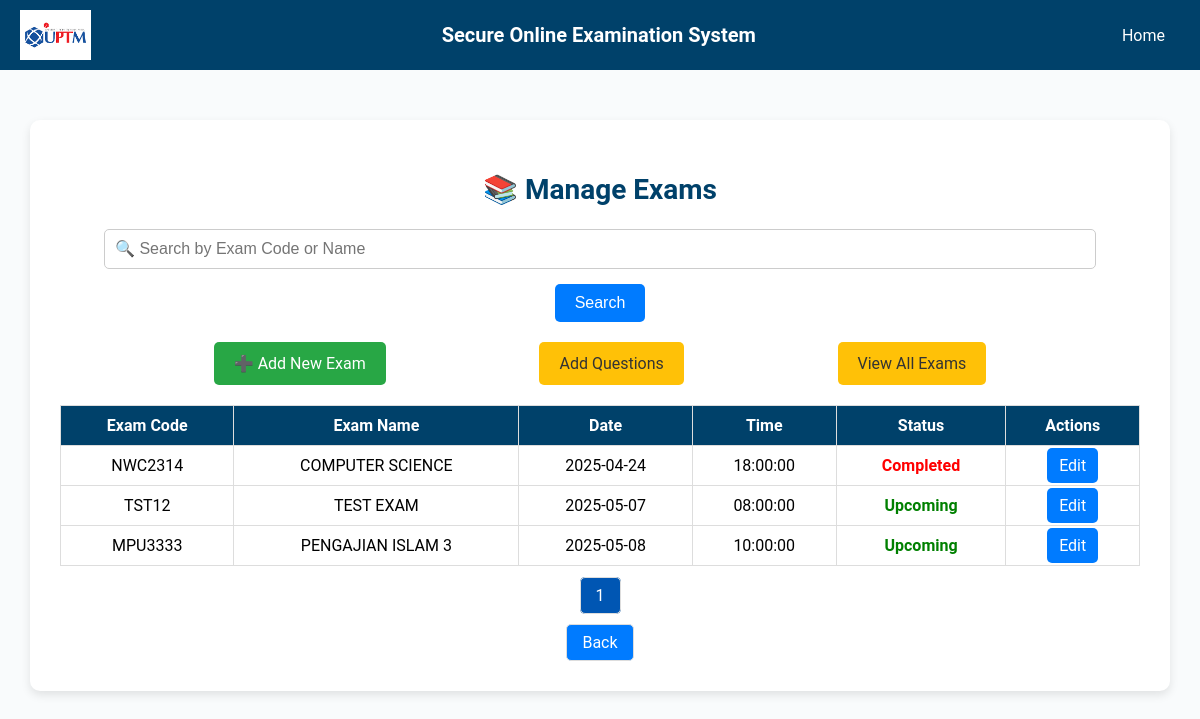
The app's page /manage_exams.php (signed in) with its own data.
### tables this page shows
CREATE TABLE `exams` (
  `exam_code` varchar(20) NOT NULL,
  `exam_name` varchar(100) NOT NULL,
  `exam_date` date NOT NULL,
  `exam_time` time NOT NULL,
  `duration` varchar(50) NOT NULL
);

### manage_exams.php (the view, shortened to what this page needs)
<?php
include "db_connection.php";
$orderBy = isset($_GET['sort']) ? $_GET['sort'] : 'exam_date';
$orderDirection = isset($_GET['dir']) && $_GET['dir'] == 'desc' ? 'DESC' : 'ASC';
$search = isset($_GET['search']) ? $_GET['search'] : '';
$limit = 10;
$page = isset($_GET['page']) && is_numeric($_GET['page']) ? $_GET['page'] : 1;
$offset = ($page - 1) * $limit;
$totalExamsQuery = "SELECT COUNT(*) AS total FROM exams WHERE exam_name LIKE '%$search%' OR exam_code LIKE '%$search%'";
$totalExamsResult = $conn->query($totalExamsQuery);
$totalExams = $totalExamsResult->fetch_assoc()['total'];
$totalPages = ceil($totalExams / $limit);
$sql = "SELECT * FROM exams
        WHERE exam_name LIKE '%$search%' OR exam_code LIKE '%$search%'
        ORDER BY $orderBy $orderDirection
        LIMIT $limit OFFSET $offset";
$result = $conn->query($sql);
$nextDirection = ($orderDirection == 'ASC') ? 'desc' : 'asc';
function getExamStatus($exam_date) {
    return (strtotime($exam_date) > time()) ? "<span style='color: green;'>Upcoming</span>" : "<span style='color: red;'>Completed</span>";
}
?>
<!DOCTYPE html>
<html lang="en">
<head>
</head>
<body>
<div class="container">
    <h2>📚 Manage Exams</h2>
    <form method="GET" class="search-bar">
        <input type="text" name="search" placeholder="🔍 Search by Exam Code or Name" value="<?php echo htmlspecialchars($search); ?>">
        <button type="submit">Search</button>
    </form>
    <div class="button-container">
        <a href="add_exam.php" class="btn add">➕ Add New Exam</a>
        <a href="add_question.php" class="btn view">Add Questions</a>
        <a href="view_exams.php" class="btn view">View All Exams</a>
    </div>
    <table class="exam-table">
        <thead>
            <tr>
                <th><a href="?sort=exam_code&dir=<?php echo $nextDirection; ?>&search=<?php echo $search; ?>">Exam Code</a></th>
                <th><a href="?sort=exam_name&dir=<?php echo $nextDirection; ?>&search=<?php echo $search; ?>">Exam Name</a></th>
                <th><a href="?sort=exam_date&dir=<?php echo $nextDirection; ?>&search=<?php echo $search; ?>">Date</a></th>
                <th><a href="?sort=exam_time&dir=<?php echo $nextDirection; ?>&search=<?php echo $search; ?>">Time</a></th>
                <th>Status</th>
                <th>Actions</th>
            </tr>
        </thead>
        <tbody>
            <?php while ($row = $result->fetch_assoc()): ?>
            <tr>
                <td><?php echo $row['exam_code']; ?></td>
                <td><?php echo $row['exam_name']; ?></td>
                <td><?php echo $row['exam_date']; ?></td>
                <td><?php echo $row['exam_time']; ?></td>
                <td><?php echo getExamStatus($row['exam_date']); ?></td>
                <td>
                    <a href="edit_exam.php?exam_code=<?php echo $row['exam_code']; ?>" class="btn action edit">Edit</a>
                </td>
            </tr>
            <?php endwhile; ?>
        </tbody>
    </table>
  <div class="pagination">
        <?php for ($i = 1; $i <= $totalPages; $i++): ?>
        <a href="?page=<?php echo $i; ?>&sort=<?php echo $orderBy; ?>&dir=<?php echo $orderDirection; ?>&search=<?php echo $search; ?>" class="<?php echo ($i == $page) ? 'active' : ''; ?>"><?php echo $i; ?></a>
        <?php endfor; ?>
        <?php if ($page < $totalPages): ?>
        <a href="?page=<?php echo $page + 1; ?>&sort=<?php echo $orderBy; ?>&dir=<?php echo $orderDirection; ?>&search=<?php echo $search; ?>">Next »</a>
        <?php endif; ?> <br><br>
        <a href="admin_dashboard.php" class="back-button">Back</a>
    </div>
</div>
</body>
</html>

### navbar.php (style rules this page uses)
body { font-family: Arial, sans-serif; margin: 0; padding: 0; }

### manage_exams.php (style rules this page uses)
body { font-family: 'Roboto', sans-serif; margin: 0; padding: 0; background-color: #f9fbfc; }
.container { width: 90%; max-width: 1200px; margin: 50px auto; background: white; padding: 30px; border-radius: 10px; box-shadow: 0 4px 10px rgba(0, 0, 0, 0.1); text-align: center; }
h2 { color: #00416a; font-size: 28px; }
.search-bar input { width: calc(100% - 110px); padding: 10px; margin-bottom: 15px; font-size: 16px; border: 1px solid #ccc; border-radius: 5px; }
.search-bar button { padding: 10px 20px; background-color: #007bff; color: white; font-size: 16px; border: none; border-radius: 5px; cursor: pointer; }
.button-container { display: flex; justify-content: space-evenly; margin: 20px 0; }
.button-container a { display: inline-block; padding: 12px 20px; border-radius: 5px; text-decoration: none; color: white; font-size: 16px; }
.button-container .btn.add { background-color: #28a745; }
.button-container .btn.view { background-color: #ffc107; color: #333; }
.exam-table { width: 100%; border-collapse: collapse; margin-top: 20px; }
.exam-table th, .exam-table td { padding: 10px 15px; border: 1px solid #ddd; text-align: center; }
.exam-table th { background-color: #00416a; color: white; cursor: pointer; }
.exam-table th a { color: white; text-decoration: none; }
.exam-table td:nth-child(5) { font-weight: bold; }
.pagination { margin-top: 20px; }
.pagination a { padding: 8px 15px; margin: 0 5px; text-decoration: none; border-radius: 5px; border: 1px solid #ddd; background-color: #007bff; color: white; }
.pagination a.active { background-color: #0056b3; }
.btn.action { padding: 8px 12px; border-radius: 5px; color: white; text-decoration: none; margin: 2px; }
.btn.edit { background-color: #007bff; }
.back-button { display: inline-block; margin: 20px auto; padding: 12px 20px; background-color: #6c757d; color: white; border-radius: 5px; text-decoration: none; font-size: 16px; }

### records on screen
exams: exam_code "NWC2314", exam_name "COMPUTER SCIENCE", exam_date "2025-04-24", exam_time "18:00:00", shows "Completed"
exams: exam_code "TST12", exam_name "TEST EXAM", exam_date "2025-05-07", exam_time "08:00:00", shows "Upcoming"
exams: exam_code "MPU3333", exam_name "PENGAJIAN ISLAM 3", exam_date "2025-05-08", exam_time "10:00:00", shows "Upcoming"
